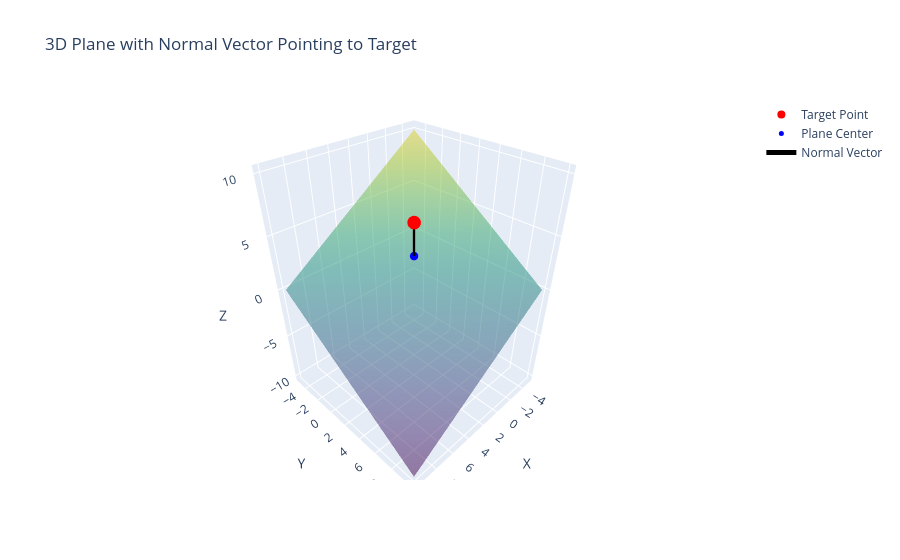

Notebook code cell kept with this figure:
### Code cell
import numpy as np
import plotly.graph_objects as go

# 1. DEFINITIONS
# The point floating in space
target_point = np.array([5, 5, 8]) 

# The point where the plane is located (and where the normal starts)
plane_center = np.array([1, 1, 2])

# Calculate the Normal Vector (Direction from plane to target)
normal = target_point - plane_center

# 2. GENERATE PLANE DATA
# Equation of plane: a(x-x0) + b(y-y0) + c(z-z0) = 0
# z = z0 - (a(x-x0) + b(y-y0)) / c
x_range = np.linspace(-5, 10, 10)
y_range = np.linspace(-5, 10, 10)
X, Y = np.meshgrid(x_range, y_range)

a, b, c = normal
x0, y0, z0 = plane_center

# Calculate Z for the plane
# (We add a tiny epsilon to c to avoid division by zero if vector is flat)
Z = z0 - (a * (X - x0) + b * (Y - y0)) / (c + 1e-9)

# 3. PLOTTING
fig = go.Figure()

# Add the Plane
fig.add_trace(go.Surface(x=X, y=Y, z=Z, opacity=0.5, colorscale='Viridis', showscale=False, name='Plane'))

# Add the Target Point
fig.add_trace(go.Scatter3d(
    x=[target_point[0]], y=[target_point[1]], z=[target_point[2]],
    mode='markers', marker=dict(size=8, color='red'), name='Target Point'
))

# Add the Point on the Plane (Base of normal)
fig.add_trace(go.Scatter3d(
    x=[plane_center[0]], y=[plane_center[1]], z=[plane_center[2]],
    mode='markers', marker=dict(size=5, color='blue'), name='Plane Center'
))

# Add the Normal Vector (Arrow)
# Plotly uses specific "Cone" traces for 3D vectors or we can draw a line
fig.add_trace(go.Scatter3d(
    x=[plane_center[0], target_point[0]],
    y=[plane_center[1], target_point[1]],
    z=[plane_center[2], target_point[2]],
    mode='lines', line=dict(color='black', width=5), name='Normal Vector'
))

# Add a Cone at the tip to look like an arrow
fig.add_trace(go.Cone(
    x=[target_point[0]], y=[target_point[1]], z=[target_point[2]],
    u=[normal[0]], v=[normal[1]], w=[normal[2]],
    sizemode="absolute", sizeref=0.5, anchor="tip", colorscale=[[0, 'black'], [1, 'black']], showscale=False
))

# Layout settings for real aspect ratio
fig.update_layout(
    title="3D Plane with Normal Vector Pointing to Target",
    scene=dict(
        xaxis_title='X',
        yaxis_title='Y',
        zaxis_title='Z',
        aspectmode='data' # Important so the vector doesn't look distorted
    )
)

fig.show()

### Figure 1 — Plotly figure (JSON) as saved in the notebook; plotly's stock layout.template omitted (floating-point values rounded to 4 significant figures)
{"data": [{"colorscale": [[0, "#440154"], [0.1111, "#482878"], [0.2222, "#3e4989"], [0.3333, "#31688e"], [0.4444, "#26828e"], [0.5556, "#1f9e89"], [0.6667, "#35b779"], [0.7778, "#6ece58"], [0.8889, "#b5de2b"], [1, "#fde725"]], "name": "Plane", "opacity": 0.5, "showscale": false, "type": "surface", "x": [[-5.0, -3.333, -1.667, 0.0, 1.667, 3.333, 5.0, 6.667, 8.333, 10.0], [-5.0, -3.333, -1.667, 0.0, 1.667, 3.333, 5.0, 6.667, 8.333, 10.0], [-5.0, -3.333, -1.667, 0.0, 1.667, 3.333, 5.0, 6.667, 8.333, 10.0], [-5.0, -3.333, -1.667, 0.0, 1.667, 3.333, 5.0, 6.667, 8.333, 10.0], [-5.0, -3.333, -1.667, 0.0, 1.667, 3.333, 5.0, 6.667, 8.333, 10.0], [-5.0, -3.333, -1.667, 0.0, 1.667, 3.333, 5.0, 6.667, 8.333, 10.0], [-5.0, -3.333, -1.667, 0.0, 1.667, 3.333, 5.0, 6.667, 8.333, 10.0], [-5.0, -3.333, -1.667, 0.0, 1.667, 3.333, 5.0, 6.667, 8.333, 10.0], [-5.0, -3.333, -1.667, 0.0, 1.667, 3.333, 5.0, 6.667, 8.333, 10.0], [-5.0, -3.333, -1.667, 0.0, 1.667, 3.333, 5.0, 6.667, 8.333, 10.0]], "y": [[-5.0, -5.0, -5.0, -5.0, -5.0, -5.0, -5.0, -5.0, -5.0, -5.0], [-3.333, -3.333, -3.333, -3.333, -3.333, -3.333, -3.333, -3.333, -3.333, -3.333], [-1.667, -1.667, -1.667, -1.667, -1.667, -1.667, -1.667, -1.667, -1.667, -1.667], [0.0, 0.0, 0.0, 0.0, 0.0, 0.0, 0.0, 0.0, 0.0, 0.0], [1.667, 1.667, 1.667, 1.667, 1.667, 1.667, 1.667, 1.667, 1.667, 1.667], [3.333, 3.333, 3.333, 3.333, 3.333, 3.333, 3.333, 3.333, 3.333, 3.333], [5.0, 5.0, 5.0, 5.0, 5.0, 5.0, 5.0, 5.0, 5.0, 5.0], [6.667, 6.667, 6.667, 6.667, 6.667, 6.667, 6.667, 6.667, 6.667, 6.667], [8.333, 8.333, 8.333, 8.333, 8.333, 8.333, 8.333, 8.333, 8.333, 8.333], [10.0, 10.0, 10.0, 10.0, 10.0, 10.0, 10.0, 10.0, 10.0, 10.0]], "z": [[10.0, 8.889, 7.778, 6.667, 5.556, 4.444, 3.333, 2.222, 1.111, 3.333e-10], [8.889, 7.778, 6.667, 5.556, 4.444, 3.333, 2.222, 1.111, 3.333e-10, -1.111], [7.778, 6.667, 5.556, 4.444, 3.333, 2.222, 1.111, 3.333e-10, -1.111, -2.222], [6.667, 5.556, 4.444, 3.333, 2.222, 1.111, 3.333e-10, -1.111, -2.222, -3.333], [5.556, 4.444, 3.333, 2.222, 1.111, 3.333e-10, -1.111, -2.222, -3.333, -4.444], [4.444, 3.333, 2.222, 1.111, 3.333e-10, -1.111, -2.222, -3.333, -4.444, -5.556], [3.333, 2.222, 1.111, 3.333e-10, -1.111, -2.222, -3.333, -4.444, -5.556, -6.667], [2.222, 1.111, 3.333e-10, -1.111, -2.222, -3.333, -4.444, -5.556, -6.667, -7.778], [1.111, 3.333e-10, -1.111, -2.222, -3.333, -4.444, -5.556, -6.667, -7.778, -8.889], [3.333e-10, -1.111, -2.222, -3.333, -4.444, -5.556, -6.667, -7.778, -8.889, -10.0]]}, {"marker": {"color": "red", "size": 8}, "mode": "markers", "name": "Target Point", "type": "scatter3d", "x": [5], "y": [5], "z": [8]}, {"marker": {"color": "blue", "size": 5}, "mode": "markers", "name": "Plane Center", "type": "scatter3d", "x": [1], "y": [1], "z": [2]}, {"line": {"color": "black", "width": 5}, "mode": "lines", "name": "Normal Vector", "type": "scatter3d", "x": [1, 5], "y": [1, 5], "z": [2, 8]}, {"anchor": "tip", "colorscale": [[0, "black"], [1, "black"]], "showscale": false, "sizemode": "absolute", "sizeref": 0.5, "type": "cone", "u": [4], "v": [4], "w": [6], "x": [5], "y": [5], "z": [8]}], "layout": {"scene": {"aspectmode": "data", "xaxis": {"title": {"text": "X"}}, "yaxis": {"title": {"text": "Y"}}, "zaxis": {"title": {"text": "Z"}}}, "title": {"text": "3D Plane with Normal Vector Pointing to Target"}}}
